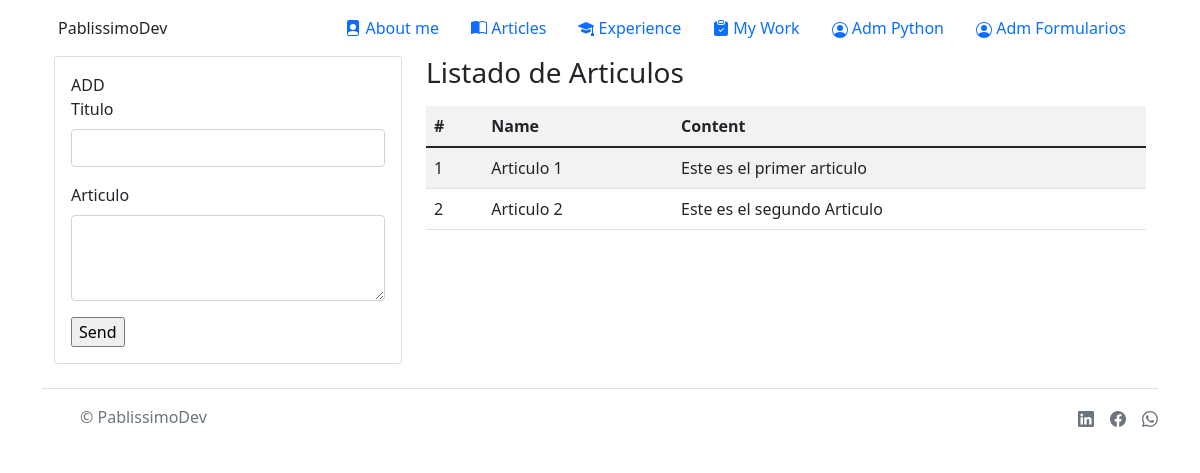
/menu/form_articles/, run on an earlier commit of the app's database.
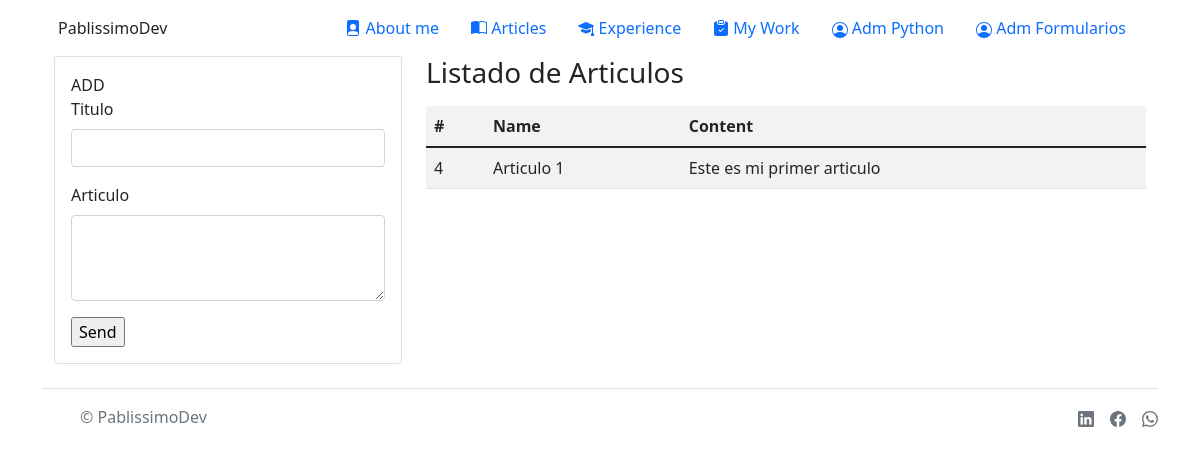
And on a later commit of the database.
### core/models.py (models this page shows, shortened)
class Article(models.Model):
    articles_name = models.CharField(max_length=50)
    articles_text = models.TextField()

### core/views.py (the view)
# urls.py: path('menu/form_articles/', views.form_articles, name="FormArticles"),
def form_articles(request):
    articles_list = Article.objects.all()
    return render(request, "form_articles.html", {"articles_list": articles_list})

### app/templates/form_articles.html (shortened to what this page needs)
{% extends 'base.html' %}
{% load static %}
{% block main %}
<div class="container">
    <div class="row">
      <div class="col-sm-12 col-md-6 col-lg-4 col-xl-4">
      <div class="card">
        <div class="card-body">
          <form action="/menu/add_article/" method="POST">
            ADD
            <div class="mb-3">
                <label for="exampleFormControlInput1" class="form-label">Titulo</label>
                <input type="text" class="form-control" id="exampleFormControlInput1" name="articles_name">
              </div>
              <div class="mb-3">
                <label for="exampleFormControlTextarea1" class="form-label">Articulo</label>
                <textarea class="form-control" id="exampleFormControlTextarea1" rows="3" name="articles_text"></textarea>
              </div>
              <input type="submit" value="Send">
          </form>
        </div>
      </div>
    </div>
    <div class="col-sm-12 col-md-6 col-lg-8 col-xl-8">
      <h3>Listado de Articulos</h3>
          <div class="table-responsive py-2">
            <table class="table table-striped">
              <tr>
                <th>#</th>
                <th>Name</th>
                <th>Content</th>
            </tr>
            <tbody>
              {% for item in articles_list %}
              <tr>
              <td>{{item.id}}</td>
              <td>{{item.articles_name}}</td>
              <td>{{item.articles_text}}</td>
              </tr>
              {% endfor %}
            </tbody>
            </table>
          </div>
    </div>
  </div>
</div>
{% endblock main %}

What changed in the data, as far as the page shows it:
removed Article: id "1", articles_name "Articulo 1", articles_text "Este es el primer articulo"
removed Article: id "2", articles_name "Articulo 2", articles_text "Este es el segundo Articulo"
added Article: id "4", articles_name "Articulo 1", articles_text "Este es mi primer articulo"
